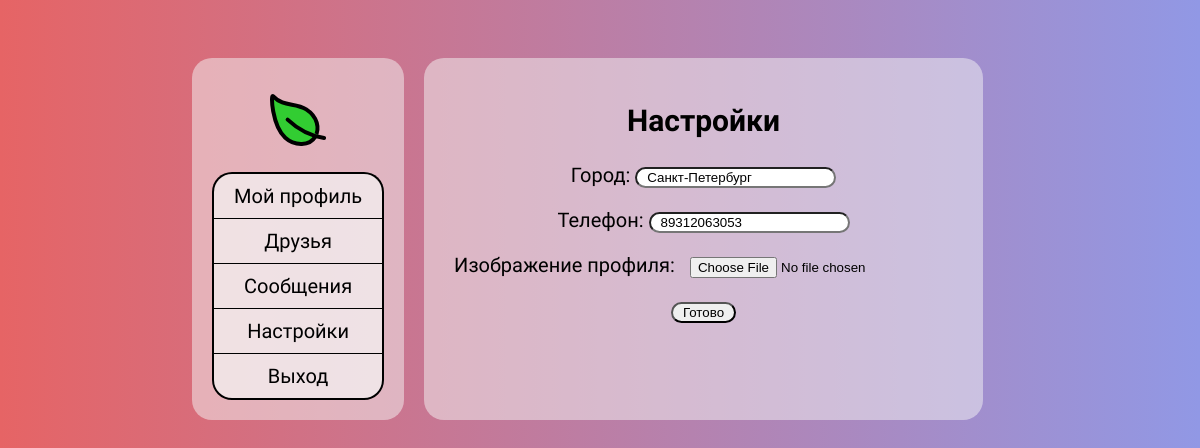
/settings/ (signed in), run on an earlier commit of the app's database.
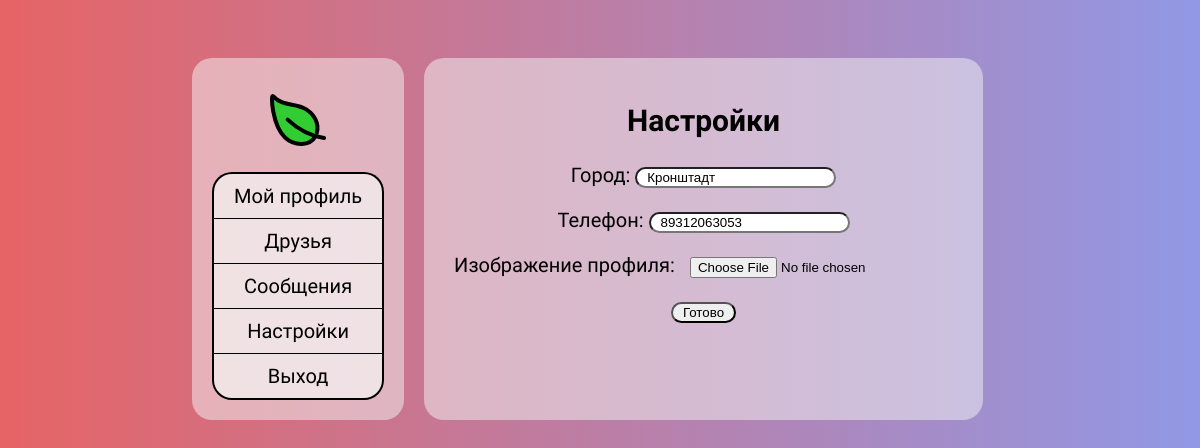
And on a later commit of the database.
### userprofile/models.py (models this page shows, shortened)
class GreenLeafUserProfile(models.Model):
    id = models.PositiveIntegerField(primary_key=True, unique=True)
    profile_picture = models.ImageField(default='/pictures/default.png', upload_to='pictures')
    user = models.OneToOneField(User, on_delete=models.CASCADE)
    city = models.CharField(max_length=63, blank=True)
    phone = models.CharField(max_length=15, blank=True)

### userprofile/views.py (the view, shortened to what this page needs)
# urls.py: path('settings/', SettingsView.as_view(), name='settings'),
class SettingsView(View):
    form_class = GreenLeafUserProfileChangeForm
    template_name = 'userprofile/settings.html'
    def get(self, request, *args, **kwargs):
        userProfile = get_object_or_404(GreenLeafUserProfile, id=request.user.id, user=request.user)
        form = self.form_class(request.POST, instance=userProfile)
        return render(request, self.template_name, {'form': form,
                                                    'userProfile': userProfile})

### userprofile/forms.py
class GreenLeafUserProfileChangeForm(forms.ModelForm):
    class Meta:
        fields = ('city', 'phone', 'profile_picture')
        model = GreenLeafUserProfile
    def __init__(self, *args, **kwargs):
        super().__init__(*args, **kwargs)
        self.fields['city'].label = 'City'
        self.fields['phone'].label = 'Phone'
        self.fields['profile_picture'].label = 'Profile picture'

### templates/userprofile/settings.html (shortened to what this page needs)
{% extends 'base.html' %}
{% block body %}
    <div id="mainContent">
        <form role="form" method="post">
            <h2>Настройки</h2>
            <div class="fieldWrapper">
                <label for="id_city">Город: </label>
                <input type="text" name="city" value="{{ userProfile.city }}"
                       maxlength="50" autofocus="" id="id_city">
            </div>
            <div class="fieldWrapper">
                <label for="id_phone">Телефон: </label>
                <input type="text" name="phone" maxlength="16" autofocus="" value="{{ userProfile.phone }}"
                       id="id_phone">
            </div>
            <div class="fieldWrapper">
                <label for="id_profile_image">Изображение профиля: </label>
                <input type="file" alt="Изображение профиля" name="profile_image" autofocus="" id="id_profile_image">
            </div>
            <button type="submit">Готово</button>
        </form>
    </div>
{% endblock %}

### templates/base.html (shortened to what this page needs)
<!DOCTYPE html>
<html lang="en">
<head>
</head>
<body>
<div class="container">
    <div id="navbar">
        <a id="firstHref" href="{% url 'userprofile:profile' user_id=user.id %}">Мой профиль</a>
        <a href="{% url 'userprofile:friends' %}">Друзья </a>
        <a href="#">Сообщения </a>
        <a href="{% url 'userprofile:settings' %}">Настройки </a>
        <a id="lastHref" href="{% url 'userprofile:logout' %}">Выход </a>
    </div>
    {% block body %}
    {% endblock %}
</div>
</body>
</html>

### templates/base.html (style rules this page uses)
body { background: linear-gradient(0.25turn, #e66465, #9198e5); font-family: 'Pangolin', cursive; font-size: 20px; }
.container { padding: 40px 40px 40px 15px; display: flex; justify-content: center; }
#navbar { padding: 20px; background: rgba(245, 245, 245, 0.5); display: flex; flex-direction: column; text-align: center; border-radius: 20px; margin: 10px; max-height: 340px; }
a { background: rgba(245, 245, 245, 0.7); text-decoration: none; color: black; padding: 10px 20px; border-width: 1px 2px 0 2px; border-style: solid; border-top-color: black; }
#firstHref { border-radius: 20px 20px 0 0; border-width: 2px 2px 0 2px; }
#lastHref { border-radius: 0 0 20px 20px; border-width: 1px 2px 2px 2px; }
#siteIcon { margin: 10px auto 20px auto; }
#mainContent { padding: 20px; background: rgba(245, 245, 245, 0.5); display: flex; flex-direction: column; border-radius: 20px; margin: 10px; }

### templates/userprofile/settings.html (style rules this page uses)
.fieldWrapper { margin: 20px 10px; }
#mainContent { text-align: center; }
input, button { border-radius: 20px; outline: none; padding-left: 10px; padding-right: 10px; }

What changed in the data, as far as the page shows it:
changed GreenLeafUserProfile: city "Санкт-Петербург" → "Кронштадт"
